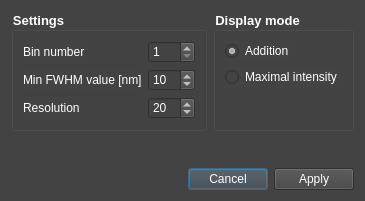
<?xml version="1.0" encoding="UTF-8"?>
<ui version="4.0">
 <class>Dialog_gaussian</class>
 <widget class="QDialog" name="Dialog_gaussian">
  <property name="geometry">
   <rect>
    <x>0</x>
    <y>0</y>
    <width>346</width>
    <height>201</height>
   </rect>
  </property>
  <property name="windowTitle">
   <string>Select STORM view mode - Gaussian</string>
  </property>
  <property name="styleSheet">
   <string notr="true">QWidget{
	background-color: rgb(67, 67, 67);
	color: rgb(255, 255, 255);
}</string>
  </property>
  <layout class="QVBoxLayout" name="verticalLayout">
   <item>
    <widget class="QWidget" name="widget" native="true">
     <layout class="QHBoxLayout" name="horizontalLayout_4">
      <property name="margin">
       <number>0</number>
      </property>
      <item>
       <widget class="QGroupBox" name="formGroupBox">
        <property name="font">
         <font>
          <pointsize>10</pointsize>
          <weight>75</weight>
          <bold>true</bold>
         </font>
        </property>
        <property name="title">
         <string>Settings</string>
        </property>
        <layout class="QFormLayout" name="formLayout">
         <property name="margin">
          <number>9</number>
         </property>
         <item row="0" column="0">
          <widget class="QLabel" name="label_2">
           <property name="text">
            <string>Bin number</string>
           </property>
          </widget>
         </item>
         <item row="0" column="1">
          <widget class="QSpinBox" name="spinBox_2">
           <property name="minimum">
            <number>1</number>
           </property>
           <property name="maximum">
            <number>100</number>
           </property>
          </widget>
         </item>
         <item row="1" column="0">
          <widget class="QLabel" name="label">
           <property name="text">
            <string>Min FWHM value [nm]</string>
           </property>
          </widget>
         </item>
         <item row="1" column="1">
          <widget class="QSpinBox" name="spinBox">
           <property name="minimum">
            <number>5</number>
           </property>
           <property name="maximum">
            <number>100</number>
           </property>
           <property name="value">
            <number>10</number>
           </property>
          </widget>
         </item>
         <item row="2" column="0">
          <widget class="QLabel" name="label_3">
           <property name="text">
            <string>Resolution</string>
           </property>
          </widget>
         </item>
         <item row="2" column="1">
          <widget class="QSpinBox" name="spinBox_3">
           <property name="minimum">
            <number>10</number>
           </property>
           <property name="maximum">
            <number>100</number>
           </property>
           <property name="value">
            <number>20</number>
           </property>
          </widget>
         </item>
        </layout>
       </widget>
      </item>
      <item>
       <widget class="QGroupBox" name="formGroupBox_2">
        <property name="font">
         <font>
          <pointsize>10</pointsize>
          <weight>75</weight>
          <bold>true</bold>
         </font>
        </property>
        <property name="title">
         <string>Display mode</string>
        </property>
        <layout class="QFormLayout" name="formLayout_2">
         <property name="fieldGrowthPolicy">
          <enum>QFormLayout::AllNonFixedFieldsGrow</enum>
         </property>
         <item row="0" column="0">
          <widget class="QRadioButton" name="radioButton">
           <property name="text">
            <string>Addition</string>
           </property>
           <property name="checked">
            <bool>true</bool>
           </property>
          </widget>
         </item>
         <item row="1" column="0">
          <widget class="QRadioButton" name="radioButton_2">
           <property name="text">
            <string>Maximal intensity</string>
           </property>
          </widget>
         </item>
        </layout>
       </widget>
      </item>
      <item>
       <spacer name="horizontalSpacer">
        <property name="orientation">
         <enum>Qt::Horizontal</enum>
        </property>
        <property name="sizeType">
         <enum>QSizePolicy::Expanding</enum>
        </property>
        <property name="sizeHint" stdset="0">
         <size>
          <width>40</width>
          <height>20</height>
         </size>
        </property>
       </spacer>
      </item>
     </layout>
     <zorder>formGroupBox</zorder>
     <zorder>horizontalSpacer</zorder>
     <zorder>formGroupBox_2</zorder>
    </widget>
   </item>
   <item>
    <spacer name="verticalSpacer">
     <property name="orientation">
      <enum>Qt::Vertical</enum>
     </property>
     <property name="sizeHint" stdset="0">
      <size>
       <width>20</width>
       <height>40</height>
      </size>
     </property>
    </spacer>
   </item>
   <item>
    <widget class="QDialogButtonBox" name="buttonBox">
     <property name="orientation">
      <enum>Qt::Horizontal</enum>
     </property>
     <property name="standardButtons">
      <set>QDialogButtonBox::Apply|QDialogButtonBox::Cancel</set>
     </property>
     <property name="centerButtons">
      <bool>false</bool>
     </property>
    </widget>
   </item>
  </layout>
 </widget>
 <resources/>
 <connections/>
</ui>
